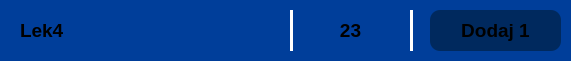
     <widget class="QFrame" name="frame_35">
      <property name="geometry">
       <rect>
        <x>40</x>
        <y>220</y>
        <width>571</width>
        <height>61</height>
       </rect>
      </property>
      <property name="styleSheet">
       <string notr="true">background-color: rgb(0, 62, 154);
border-radius: 10px;</string>
      </property>
      <property name="frameShape">
       <enum>QFrame::Shape::StyledPanel</enum>
      </property>
      <property name="frameShadow">
       <enum>QFrame::Shadow::Raised</enum>
      </property>
      <widget class="Line" name="line_14">
       <property name="geometry">
        <rect>
         <x>290</x>
         <y>10</y>
         <width>3</width>
         <height>41</height>
        </rect>
       </property>
       <property name="styleSheet">
        <string notr="true">background-color: white;</string>
       </property>
       <property name="orientation">
        <enum>Qt::Orientation::Vertical</enum>
       </property>
      </widget>
      <widget class="Line" name="line_15">
       <property name="geometry">
        <rect>
         <x>410</x>
         <y>10</y>
         <width>3</width>
         <height>41</height>
        </rect>
       </property>
       <property name="styleSheet">
        <string notr="true">background-color: white;</string>
       </property>
       <property name="orientation">
        <enum>Qt::Orientation::Vertical</enum>
       </property>
      </widget>
      <widget class="QLabel" name="label_35">
       <property name="geometry">
        <rect>
         <x>310</x>
         <y>10</y>
         <width>81</width>
         <height>41</height>
        </rect>
       </property>
       <property name="font">
        <font>
         <pointsize>14</pointsize>
         <bold>true</bold>
        </font>
       </property>
       <property name="layoutDirection">
        <enum>Qt::LayoutDirection::LeftToRight</enum>
       </property>
       <property name="styleSheet">
        <string notr="true"/>
       </property>
       <property name="text">
        <string>23</string>
       </property>
       <property name="textFormat">
        <enum>Qt::TextFormat::RichText</enum>
       </property>
       <property name="alignment">
        <set>Qt::AlignmentFlag::AlignCenter</set>
       </property>
      </widget>
      <widget class="QLabel" name="label_36">
       <property name="geometry">
        <rect>
         <x>20</x>
         <y>10</y>
         <width>261</width>
         <height>41</height>
        </rect>
       </property>
       <property name="font">
        <font>
         <pointsize>14</pointsize>
         <bold>true</bold>
        </font>
       </property>
       <property name="layoutDirection">
        <enum>Qt::LayoutDirection::LeftToRight</enum>
       </property>
       <property name="styleSheet">
        <string notr="true"/>
       </property>
       <property name="text">
        <string>Lek4</string>
       </property>
       <property name="textFormat">
        <enum>Qt::TextFormat::RichText</enum>
       </property>
       <property name="alignment">
        <set>Qt::AlignmentFlag::AlignLeading|Qt::AlignmentFlag::AlignLeft|Qt::AlignmentFlag::AlignVCenter</set>
       </property>
      </widget>
      <widget class="QFrame" name="frame_36">
       <property name="geometry">
        <rect>
         <x>430</x>
         <y>10</y>
         <width>131</width>
         <height>41</height>
        </rect>
       </property>
       <property name="styleSheet">
        <string notr="true">background-color: rgb(0, 41, 94);
border-radius: 10px;</string>
       </property>
       <property name="frameShape">
        <enum>QFrame::Shape::StyledPanel</enum>
       </property>
       <property name="frameShadow">
        <enum>QFrame::Shadow::Raised</enum>
       </property>
       <widget class="QFrame" name="frame_37">
        <property name="geometry">
         <rect>
          <x>270</x>
          <y>60</y>
          <width>841</width>
          <height>61</height>
         </rect>
        </property>
        <property name="styleSheet">
         <string notr="true">background-color: rgb(0, 62, 154);
border-radius: 10px;</string>
        </property>
        <property name="frameShape">
         <enum>QFrame::Shape::StyledPanel</enum>
        </property>
        <property name="frameShadow">
         <enum>QFrame::Shadow::Raised</enum>
        </property>
       </widget>
       <widget class="QLabel" name="label_37">
        <property name="geometry">
         <rect>
          <x>10</x>
          <y>0</y>
          <width>111</width>
          <height>41</height>
         </rect>
        </property>
        <property name="font">
         <font>
          <pointsize>14</pointsize>
          <bold>true</bold>
         </font>
        </property>
        <property name="layoutDirection">
         <enum>Qt::LayoutDirection::LeftToRight</enum>
        </property>
        <property name="styleSheet">
         <string notr="true"/>
        </property>
        <property name="text">
         <string>Dodaj 1</string>
        </property>
        <property name="textFormat">
         <enum>Qt::TextFormat::RichText</enum>
        </property>
        <property name="alignment">
         <set>Qt::AlignmentFlag::AlignCenter</set>
        </property>
       </widget>
      </widget>
     </widget>
